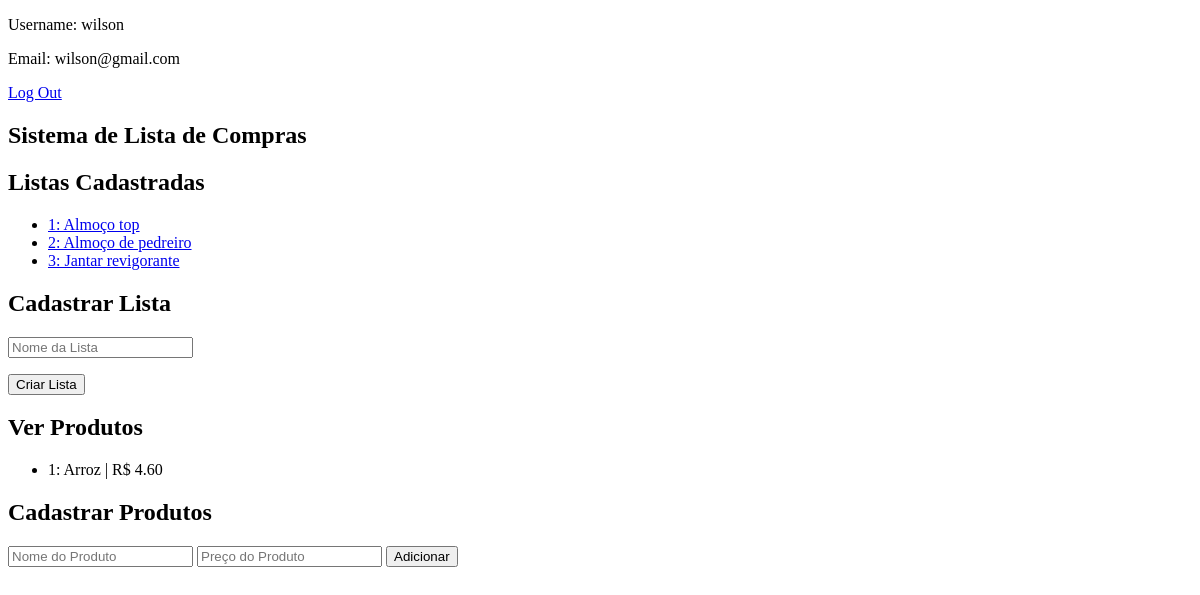
The app's page / (signed in), older data.
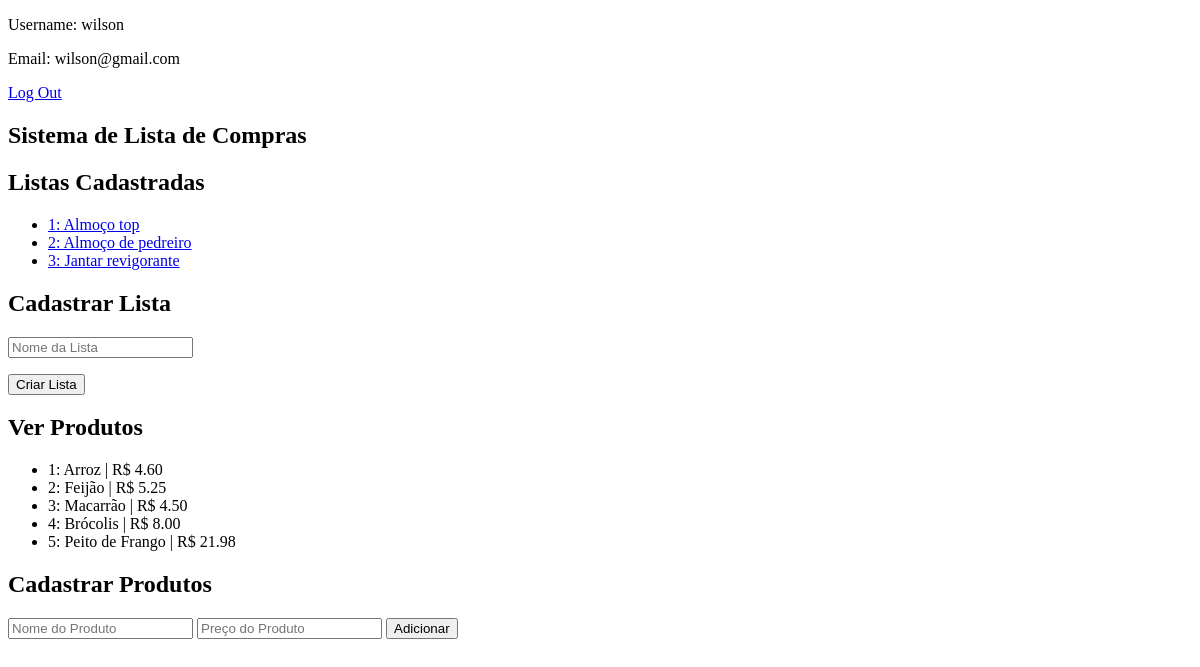
The same page, newer data.
### app/models.py (models this page shows)
class Lista(models.Model):
    nome = models.CharField(max_length=100)
    def __str__(self) -> str:
        return f"{self.id}: {self.nome}"

class Produtos(models.Model):
    nome = models.CharField(max_length=100)
    preco = models.FloatField()
    lista = models.ManyToManyField(Lista, blank=True, related_name="produtos")
    def __str__(self) -> str:
        return f"{self.id}: {self.nome} | R${self.preco: .2f}"

### app/views.py (the view)
# urls.py: path('', views.index, name="index"),
def index(request):
    if not request.user.is_authenticated:
        return redirect('login')
    listas = models.Lista.objects.all()
    produtos = models.Produtos.objects.all()
    return render(request, 'app/index.html',{
        'listas': listas,
        'produtos': produtos
    })

### app/templates/app/index.html (shortened to what this page needs)
<!DOCTYPE html>
<html lang="pt-br">
<head>
</head>
<body>
    {% block body %}
        <nav class="infologin">
            <p>Username: {{ request.user.username }}</p>
            <p>Email: {{ request.user.email }}</p>
            <a href="{% url 'logout' %}">Log Out</a>
        </nav>
        <article>
            <header class="cabecalho">
                <h1>Sistema de Lista de Compras</h1>
            </header>
            <main class="principal">
                <section class="listas-cadastradas">
                    <h2>Listas Cadastradas</h2>
                    <ul>
                        {% for lista in listas %}
                            <li><a href="{% url 'addproduto' lista.id %}">{{ lista }}</a></li>
                        {% endfor %}
                    </ul>
                </section>
                <section class="cadastrar-lista">
                    <h2>Cadastrar Lista</h2>
                    <form action="{% url 'lista' %}" method="post">
                        <p><input type="text" name="nome" id="nome" placeholder="Nome da Lista"></p>
                        <input type="submit" value="Criar Lista">
                    </form>
                </section>
                <section class="ver-produtos">
                    <h2>Ver Produtos</h2>
                    <ul>
                        {% for produto in produtos %}
                            <li>{{ produto }}</li>
                        {% endfor %}
                    </ul>
                </section>
                <section class="cadastrar-produtos">
                    <h2>Cadastrar Produtos</h2>
                    <form action="{% url 'produto' %}" method="post">
                        <input type="text" name="nome" id="nome" placeholder="Nome do Produto">
                        <input type="text" name="preco" id="preco" placeholder="Preço do Produto">
                        <input type="submit" value="Adicionar">
                    </form>
                </section>
            </main>
        </article>
    {% endblock %}
</body>
</html>

Row changes from the older to the newer data that the page shows:
added Produtos: id+nome+preco "2: Feijão | R$ 5.25"
added Produtos: id+nome+preco "3: Macarrão | R$ 4.50"
added Produtos: id+nome+preco "4: Brócolis | R$ 8.00"
added Produtos: id+nome+preco "5: Peito de Frango | R$ 21.98"
